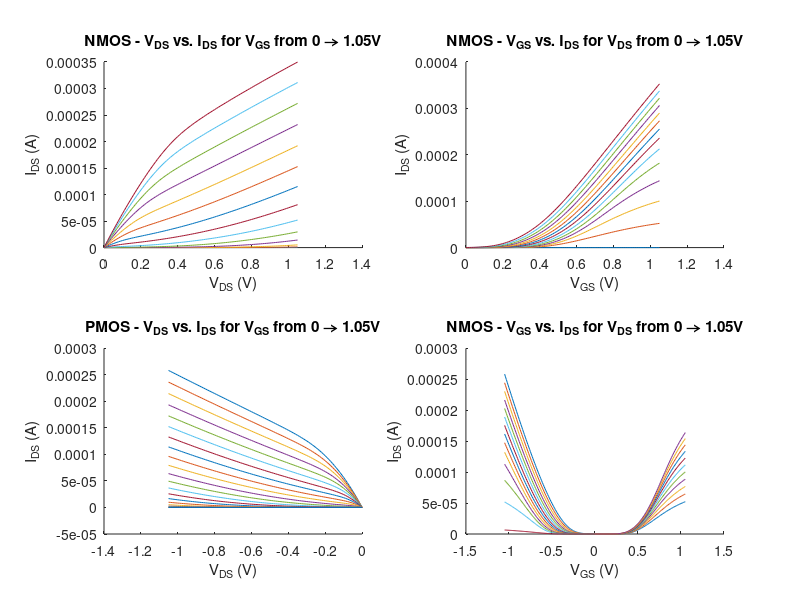

Write MATLAB code to recreate this figure.
%%
% This script will plot the IDS vs VDS curves generated for the NMOS +
% PMOS
nmos_file = importdata('nmos_characterization.txt', ' ', 3);
nmos_file = nmos_file.data;
pmos_file = importdata('pmos_characterization.txt', ' ', 3);
%pmos_file = pmos_file.data;

% each line of this file corresponds to a value of V_GS and each entry in a
% given line corresponds to a value of I_DS for each V_DS

figure();
subplot(2, 2, 1)
hold on
for row = 1:8:106
   x_vals = linspace(0, 1.05, 106);
   plot(x_vals, abs(nmos_file(row,2:end)));
end
xlabel('V_{DS} (V)')
ylabel('I_{DS} (A)')
title('NMOS - V_{DS} vs. I_{DS} for V_{GS} from 0 \rightarrow 1.05V')

subplot(2, 2, 2)
hold on
for col = 2:8:107
    x_vals = linspace(0, 1.05, 106);
    plot(x_vals, abs(nmos_file(:,col)));
end
xlabel('V_{GS} (V)')
ylabel('I_{DS} (A)')
title('NMOS - V_{GS} vs. I_{DS} for V_{DS} from 0 \rightarrow 1.05V')

subplot(2, 2, 3)
hold on
for row = 1:5:106
   x_vals = linspace(-1.05, 0, 106);
   plot(x_vals, pmos_file(row,2:end));
end
xlabel('V_{DS} (V)')
ylabel('I_{DS} (A)')
title('PMOS - V_{DS} vs. I_{DS} for V_{GS} from 0 \rightarrow 1.05V')

subplot(2, 2, 4)
hold on
for col = 2:8:107
    x_vals = linspace(-1.05, 0, 106);
    plot(x_vals, pmos_file(:,col));
end
xlabel('V_{GS} (V)')
ylabel('I_{DS} (A)')
title('PMOS - V_{GS} vs. I_{DS} for V_{DS} from 0 \rightarrow 1.05V')

%% Now we extrapolate the Id-Vgs curve at low V_ds to find the threshold voltage
hold on
for col = 10:2:30
    x_vals = linspace(0, 1.05, 106);
    plot(x_vals, abs(nmos_file(:,col)));
end
xlabel('V_{GS} (V)')
ylabel('I_{DS} (A)')
title('NMOS - V_{GS} vs. I_{DS} for V_{DS} from 0 \rightarrow 1.05V')

